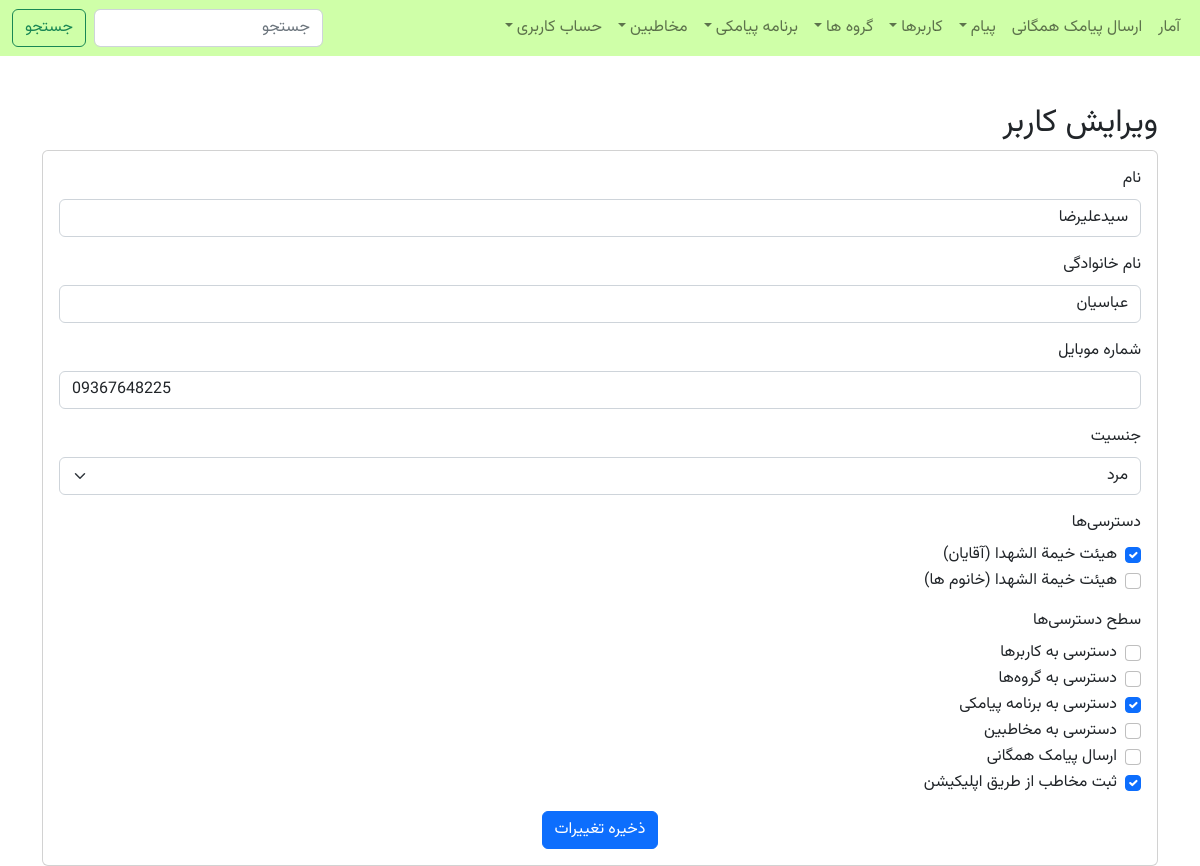
Before: /accounts/user_edit/7ac5e2c3-b104-46c1-b556-71af272d6961/ (signed in) with the older database file.
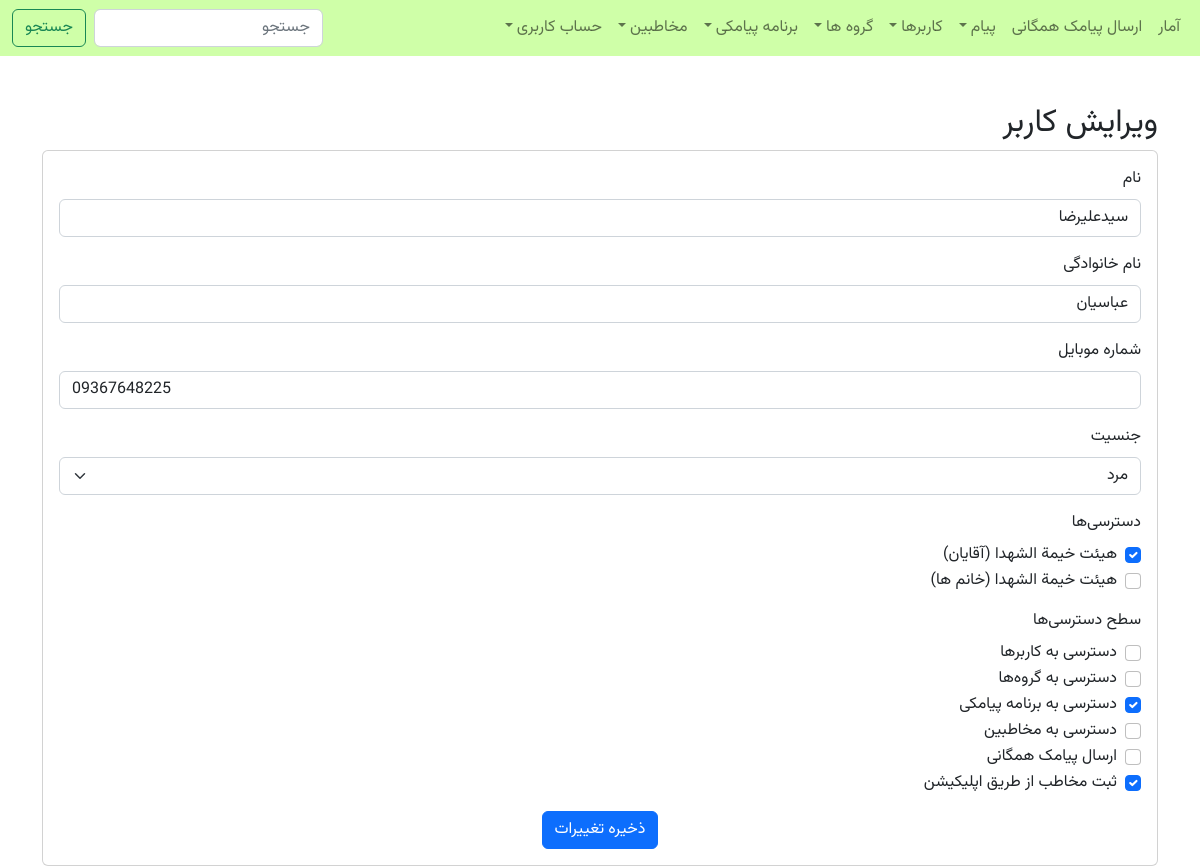
After: the same page with the newer database file.
### organizations/models.py (models this page shows, shortened)
class Group(models.Model):
    name = models.CharField(max_length=255, verbose_name="نام گروه")
    organization = models.ForeignKey(Organization, on_delete=models.CASCADE, verbose_name="سازمان",
                                     related_name='groups')
    created_at = models.DateTimeField(default=timezone.now, verbose_name="تاریخ ایجاد", blank=True, null=True)
    description = models.TextField(blank=True, null=True, verbose_name="توضیحات درباره گروه")
    class Meta:
        verbose_name = 'گروه'
        verbose_name_plural = 'گروه‌ها'

### accounts/views.py (the view, shortened to what this page needs)
# urls.py: path('user_edit/<uuid:user_id>/', UserEditView.as_view(), name='user_edit'),
class UserEditView(UserAccessRequiredMixin, View):
    def get(self, request, user_id):
        if user_id == request.user.id:
            return redirect('user_list')
        user = get_object_or_404(User, id=user_id)
        groups = Group.objects.filter(organization_id=request.user.organization.id)
        selected_groups = user.groups.values_list('id', flat=True)
        access_controls = {
            'can_access_messages': user.can_access_messages,
            'can_access_users': user.can_access_users,
            'can_access_groups': user.can_access_groups,
            'can_access_sms_program': user.can_access_sms_program,
            'can_access_contacts': user.can_access_contacts,
            'can_send_bulk_sms': user.can_send_bulk_sms,
            'can_add_contacts': user.can_add_contacts,
        }
        return render(request, 'accounts/user_edit.html', {
            'user': user,
            'groups': groups,
            'selected_groups': selected_groups,
            'access_controls': access_controls
        })

### accounts/mixins.py (called while the page is built)
    @method_decorator(login_required)
    def dispatch(self, request, *args, **kwargs):
        if not request.user.can_access_users:
            raise PermissionDenied("شما مجاز به دسترسی به این صفحه نیستید.")
        return super().dispatch(request, *args, **kwargs)

### accounts/templates/accounts/user_edit.html (shortened to what the changed rows need)
{% extends 'base.html' %}
{% load static %}
{% block content %}
    <div class="container mt-5">
        <h2>ویرایش کاربر</h2>
        <div class="card">
            <div class="card-body">
                <form method="post">
                    <div class="mb-3">
                        {% for group in groups %}
                            <div class="form-check">
                                <input class="form-check-input" type="checkbox" id="group_{{ group.id }}" name="group"
                                       value="{{ group.id }}"
                                       {% if group.id in selected_groups %}checked{% endif %}>
                                <label class="form-check-label" for="group_{{ group.id }}">{{ group.name }}</label>
                            </div>
                        {% endfor %}
                    </div>
                </form>
            </div>
        </div>
    </div>
{% endblock %}

Changed rows visible on the page:
changed Group: name "هیئت خيمة الشهدا (خانوم ها)" → "هیئت خيمة الشهدا (خانم ها)"
